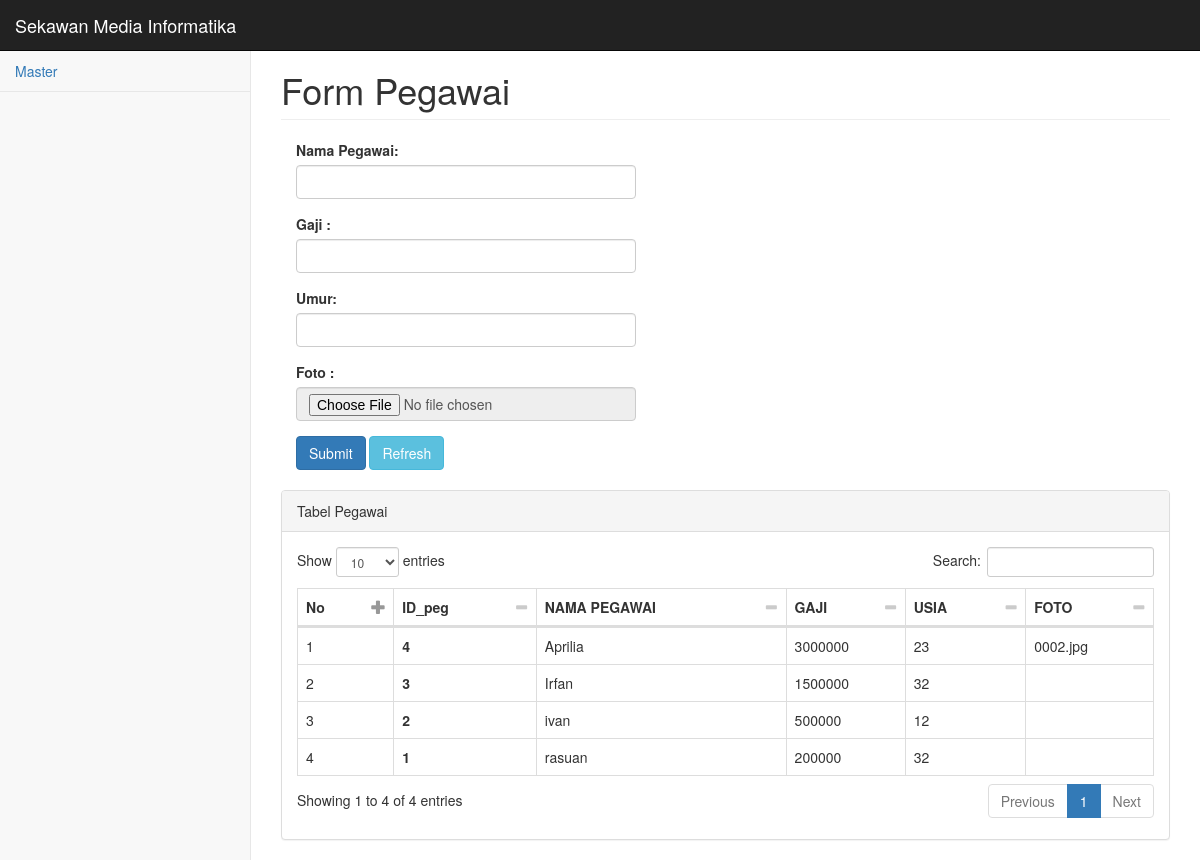
The page / on the database its author committed.
### tables this page shows
CREATE TABLE `pegawai` (
  `id` bigint(20) UNSIGNED NOT NULL,
  `employee_name` varchar(128) NOT NULL,
  `employee_salary` double NOT NULL,
  `employee_age` smallint(6) NOT NULL,
  `profile_image` varchar(256) DEFAULT NULL
);

### application/controllers/Pegawai.php (called while the page is built, shortened)
<?php
class Pegawai extends CI_controller
{
  function __construct()
  {
    $this->load->model('Master', 'mastermodel');
  }
  function index()
  {
    $data['tampilpegawai'] = $this->mastermodel->tampilpegawai();
    $this->load->view('FormPegawai', $data);
  }
}

### index.php (called while the page is built, shortened)
<?php
require_once BASEPATH.'core/CodeIgniter.php';

### application/models/Master.php (called while the page is built, shortened)
<?php
class Master extends CI_Model
{
  function tampilpegawai()
  {
    $this->db->select('*');
    $this->db->from('pegawai');
    $this->db->order_by('employee_name', 'ASC');
    $query = $this->db->get();
    return $query->result();
  }
}

### application/views/Tb_pegawai.php (the view)
<div class="panel panel-default">
  <div class="panel-heading">
    Tabel Pegawai
  </div>
  <div class="panel-body">
    <div class="table-responsive">
      <table id="tabelpegawai" class="table table-bordered table-hover ">
        <thead>
          <tr>
            <th>No</th>
            <th>ID_peg</th>
            <th>NAMA PEGAWAI</th>
            <th>GAJI</th>
            <th>USIA</th>
            <th>FOTO</th>
          </tr>
        </thead>
        <tbody>
          <?php $no = 1;
           foreach ($tampilpegawai as $tp) : ?>
            <tr>
              <td><?php echo $no; ?></td>
              <td><b><?php echo $tp->id; ?></b></td>
              <td><?php echo $tp->employee_name; ?></td>
              <td><?php echo $tp->employee_salary; ?></td>
              <td><?php echo $tp->employee_age; ?></td>
              <td><?php echo $tp->profile_image; ?></td>
            </tr>
          <?php $no++;
           endforeach; ?>
        </tbody>
      </table>
    </div>
  </div>
</div>

### application/views/FormPegawai.php (shortened to what this page needs)
<!DOCTYPE html>
<html lang="en">
<head>
  <link href="public/css/bootstrap.min.css" rel="stylesheet">
  <link href="public/css/metisMenu.min.css" rel="stylesheet">
  <link href="public/css/startmin.css" rel="stylesheet">
  <link rel="stylesheet" href="public/datatables/dataTables.bootstrap.css">
  <link href="public/css/font-awesome.min.css" rel="stylesheet" type="text/css">
</head>
<body>
  <div id="wrapper">
    <nav class="navbar navbar-inverse navbar-fixed-top" role="navigation">
      <div class="navbar-header">
        <a class="navbar-brand" href="">Sekawan Media Informatika</a>
      </div>
      <div class="navbar-default sidebar" role="navigation">
        <div class="sidebar-nav navbar-collapse">
          <ul class="nav" id="side-menu">
            <li>
              <a href="<?php echo base_url('indexpegawai') ?>"> Master</a>
            </li>
          </ul>
        </div>
      </div>
    </nav>
    <div id="page-wrapper">
      <div class="container-fluid">
        <div class="row">
          <div class="col-lg-12">
            <h1 class="page-header">Form Pegawai</h1>
            <form action="<?php echo base_url("pegawai/insertpegawai"); ?>" method="post">
              <div class="col-lg-5">
                <div class="form-group">
                  <label for="nama">Nama Pegawai:</label>
                  <input type="text" class="form-control" name="namapegawai">
                </div>
                <div class="form-group">
                  <label for="nama">Gaji :</label>
                  <input type="number" class="form-control" name="gaji">
                </div>
                <div class="form-group">
                  <label for="nama">Umur:</label>
                  <input type="number" class="form-control" name="Umur">
                </div>
                <div class="form-group">
                  <label for="nama">Foto :</label>
                  <input type="file" class="form-control" name="profilimage" readonly="">
                </div>
                <button type="submit" class="btn btn-primary right">Submit</button>
                <button type="button" class="btn btn-info right">Refresh</button>
              </div>
            </form>
          </div>
        </div>
        <div class="row" style="padding-top: 20px;">
          <div class="col-lg-12">
            <?php include 'Tb_pegawai.php'; ?>
          </div>
        </div>
      </div>
    </div>
  </div>
</body>
</html>

### public/css/startmin.css (style rules this page uses)
body { background-color: #f8f8f8; }
#wrapper { width: 100%; }
#page-wrapper { padding-top: 30px; min-height: 568px; background-color: #fff; }
@media (min-width:768px) { #page-wrapper { position: inherit; margin-left: 250px; padding: 30px 15px 0 15px; border-left: 1px solid #e7e7e7; } }
.navbar-header { float: left; }
.sidebar .sidebar-nav.navbar-collapse { padding-right: 0; padding-left: 0; }
.sidebar ul li { border-bottom: 1px solid #e7e7e7; }
@media (min-width:768px) { .sidebar { z-index: 1; position: absolute; width: 250px; margin-top: 51px; } }
table.dataTable thead .sorting, table.dataTable thead .sorting_asc, table.dataTable thead .sorting_desc, table.dataTable thead .sorting_asc_disabled, table.dataTable thead .sorting_desc_disabled { background: 0 0; }
table.dataTable thead .sorting_asc:after { content: "\f0de"; float: right; font-family: fontawesome; }
table.dataTable thead .sorting:after { content: "\f0dc"; float: right; font-family: fontawesome; color: rgba(50,50,50,.5); }

### rows shown on the page
pegawai: id "4", employee_name "Aprilia", employee_salary "3000000", employee_age "23", profile_image "0002.jpg"
pegawai: id "3", employee_name "Irfan", employee_salary "1500000", employee_age "32"
pegawai: id "2", employee_name "ivan", employee_salary "500000", employee_age "12"
pegawai: id "1", employee_name "rasuan", employee_salary "200000", employee_age "32"
